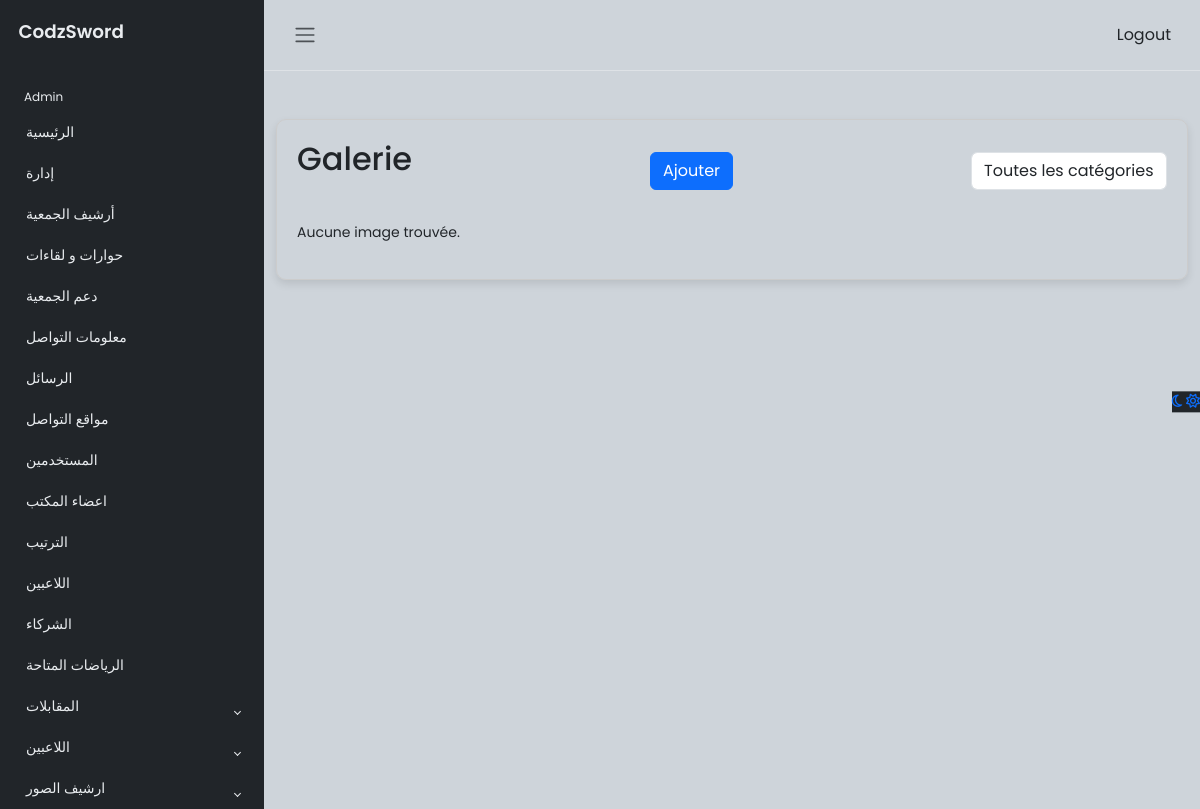
/admin/gallery_foot.php (signed in), run on an earlier commit of the app's database.
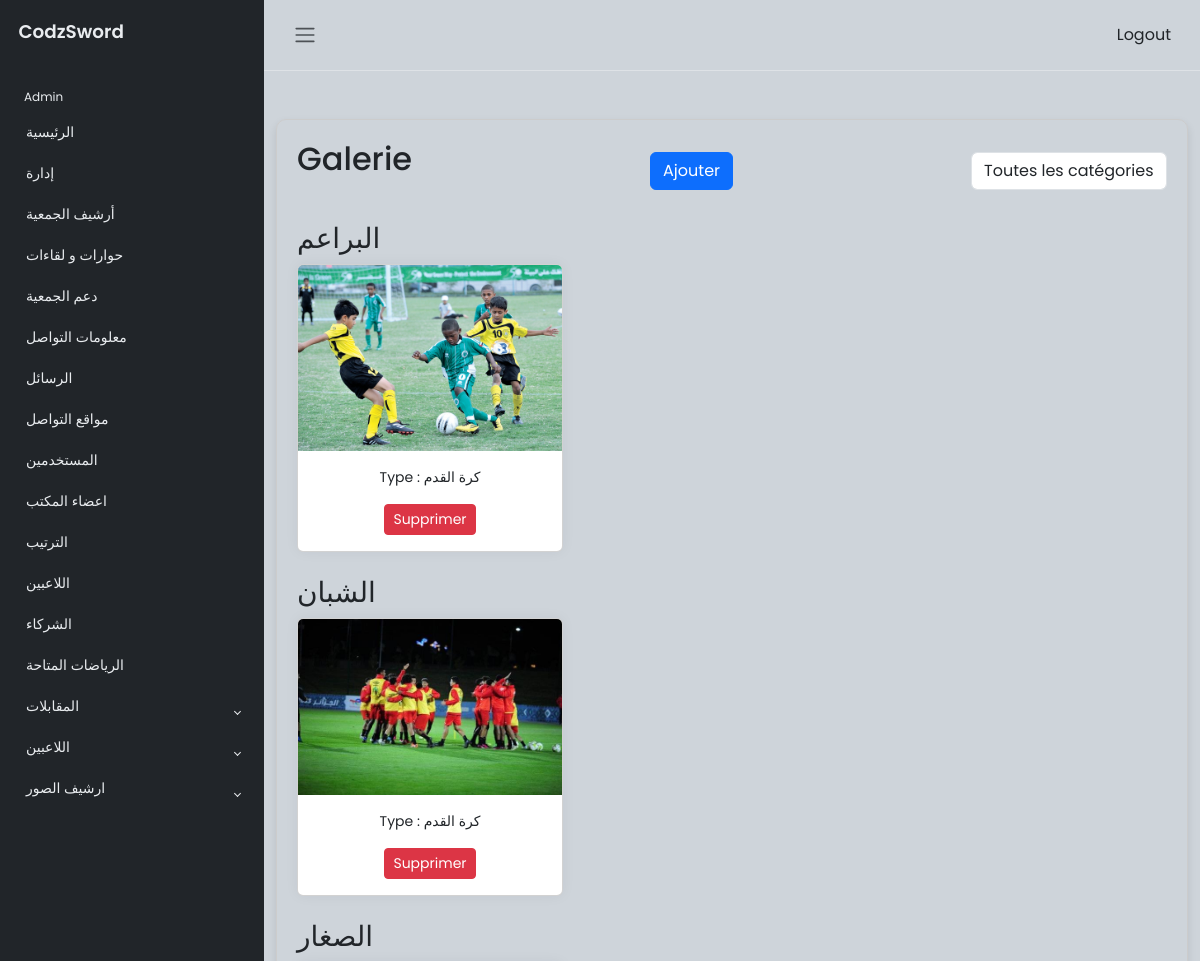
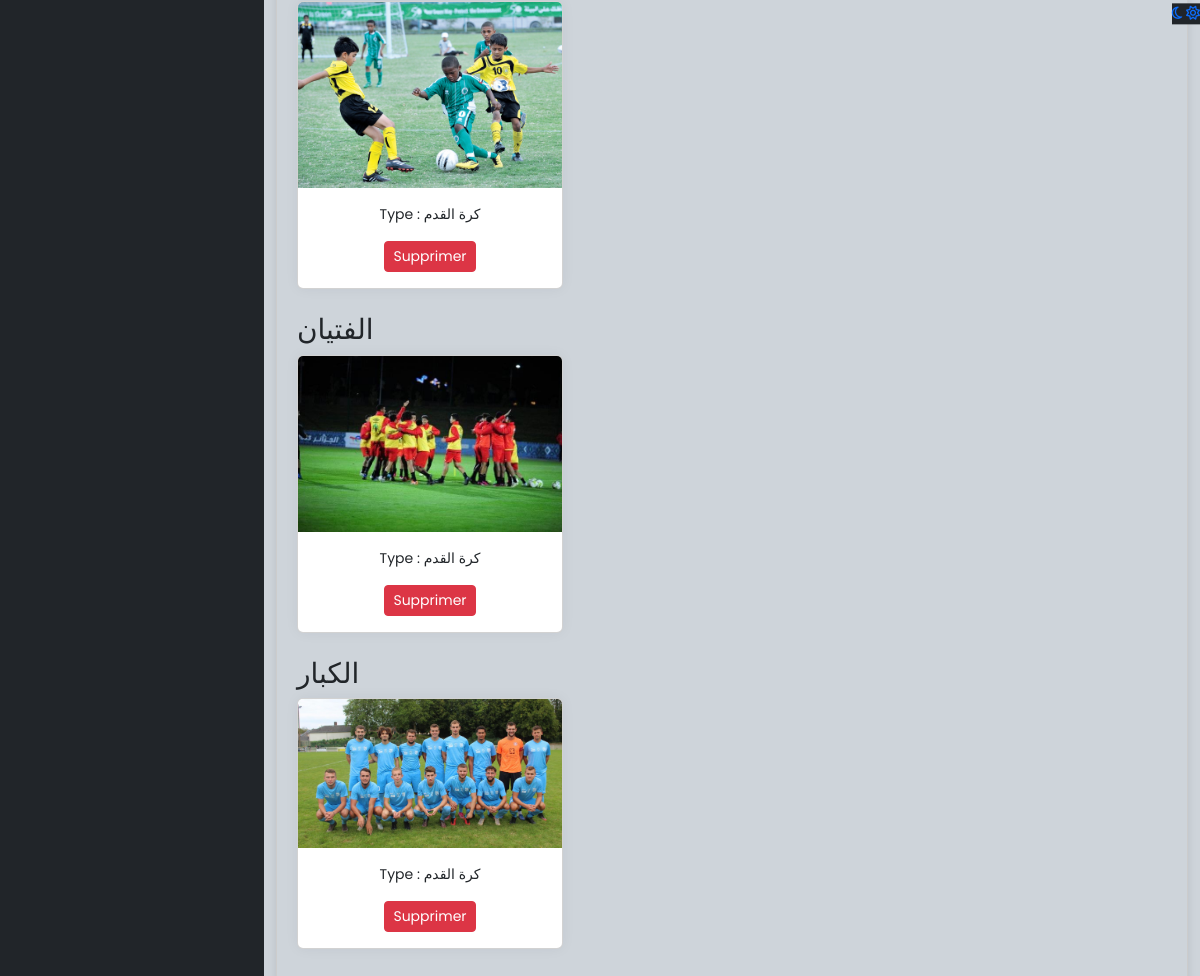
And on a later commit of the database (2 pictures, top to bottom).
### tables this page shows
CREATE TABLE `gallery` (
  `id` int(11) NOT NULL,
  `image` varchar(255) NOT NULL,
  `type_id` int(11) NOT NULL,
  `categorie_id` int(11) DEFAULT NULL
);

CREATE TABLE `categories` (
  `id` int(11) NOT NULL,
  `nom_categorie` varchar(255) NOT NULL
);

CREATE TABLE `types_photos` (
  `id` int(11) NOT NULL,
  `type` varchar(255) NOT NULL,
  `description` text DEFAULT NULL,
  `image` varchar(255) DEFAULT NULL
);

### admin/gallery_foot.php (the view, shortened to what the changed rows need)
<?php
$servername = "localhost";
$username = "root";
$password = "";
$dbname = "association";
$conne = new mysqli($servername, $username, $password, $dbname);
$sql = "SELECT gallery.*, categories.nom_categorie, types_photos.type
        FROM gallery
        INNER JOIN types_photos ON gallery.type_id = types_photos.id
        INNER JOIN categories ON gallery.categorie_id = categories.id
        WHERE types_photos.id = 1
        ORDER BY categories.nom_categorie";
$result = $conne->query($sql);
?>
<!DOCTYPE html>
<html lang="fr">
<head>
    <link rel="stylesheet" href="https://stackpath.bootstrapcdn.com/bootstrap/4.5.2/css/bootstrap.min.css">
    <link rel="stylesheet" href="https://cdn.jsdelivr.net/npm/bootstrap@5.3.0-alpha2/dist/css/bootstrap.min.css">
    <link rel="stylesheet" href="css/style.css">
</head>
<body>
<div class="wrapper">
    <div class="main">
        <div class="container">
            <div class="gallery-container mt-5">
                <div class="header">
                    <h2 class="mb-4">Galerie</h2>
                </div>
                <div class="row">
                    <?php
                    $current_category = '';
                    if ($result->num_rows > 0) {
                        while($row = $result->fetch_assoc()) {
                            if ($current_category != $row["nom_categorie"]) {
                                if ($current_category != '') {
                                    echo "</div>";
                                }
                                $current_category = $row["nom_categorie"];
                                echo "<h3>" . htmlspecialchars($current_category) . "</h3>";
                                echo "<div class='row'>";
                            }
                            echo "<div class='col-md-4'>
                                    <div class='card mb-4'>
                                        <img src='uploads/image/" . htmlspecialchars($row["image"]) . "' class='card-img-top gallery-image' alt='Image' data-category-id='" . htmlspecialchars($row["categorie_id"]) . "'>
                                        <div class='card-body'>
                                            <p>Type : " . htmlspecialchars($row["type"]) . "</p>
                                            <form action='gallery_foot.php' method='post' style='display: inline;'>
                                                <input type='hidden' name='id' value='" . htmlspecialchars($row["id"]) . "'>
                                                <button type='submit' name='delete_image' class='btn btn-danger btn-sm'>Supprimer</button>
                                            </form>
                                        </div>
                                    </div>
                                </div>";
                        }
                        if ($current_category != '') {
                            echo "</div>";
                        }
                    } else {
                        echo "<p>Aucune image trouvée.</p>";
                    }
                    ?>
                </div>
            </div>
        </div>
    </div>
</div>
</body>
</html>

What changed in the data, as far as the page shows it:
added gallery: categorie.nom_categorie "البراعم", image (picture), type.type "كرة القدم"
added gallery: categorie.nom_categorie "الشبان", image (picture), type.type "كرة القدم"
added gallery: categorie.nom_categorie "الصغار", image (picture), type.type "كرة القدم"
added gallery: categorie.nom_categorie "الفتيان", image (picture), type.type "كرة القدم"
added gallery: categorie.nom_categorie "الكبار", image (picture), type.type "كرة القدم"
Also different on the page:
text no longer shown: "Aucune image trouvée."
